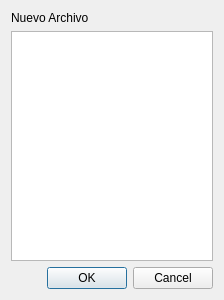
<?xml version="1.0" encoding="UTF-8"?>
<ui version="4.0">
 <class>nArchivo</class>
 <widget class="QDialog" name="nArchivo">
  <property name="geometry">
   <rect>
    <x>0</x>
    <y>0</y>
    <width>224</width>
    <height>300</height>
   </rect>
  </property>
  <property name="windowTitle">
   <string>Dialog</string>
  </property>
  <layout class="QHBoxLayout" name="horizontalLayout">
   <item>
    <layout class="QVBoxLayout" name="verticalLayout_2">
     <item>
      <widget class="QLabel" name="label">
       <property name="text">
        <string>Nuevo Archivo</string>
       </property>
      </widget>
     </item>
     <item>
      <layout class="QVBoxLayout" name="verticalLayout">
       <item>
        <widget class="QTextEdit" name="textEdit"/>
       </item>
       <item>
        <widget class="QDialogButtonBox" name="buttonBox">
         <property name="orientation">
          <enum>Qt::Horizontal</enum>
         </property>
         <property name="standardButtons">
          <set>QDialogButtonBox::Cancel|QDialogButtonBox::Ok</set>
         </property>
        </widget>
       </item>
      </layout>
     </item>
    </layout>
   </item>
  </layout>
 </widget>
 <resources/>
 <connections>
  <connection>
   <sender>buttonBox</sender>
   <signal>accepted()</signal>
   <receiver>nArchivo</receiver>
   <slot>accept()</slot>
   <hints>
    <hint type="sourcelabel">
     <x>248</x>
     <y>254</y>
    </hint>
    <hint type="destinationlabel">
     <x>157</x>
     <y>274</y>
    </hint>
   </hints>
  </connection>
  <connection>
   <sender>buttonBox</sender>
   <signal>rejected()</signal>
   <receiver>nArchivo</receiver>
   <slot>reject()</slot>
   <hints>
    <hint type="sourcelabel">
     <x>316</x>
     <y>260</y>
    </hint>
    <hint type="destinationlabel">
     <x>286</x>
     <y>274</y>
    </hint>
   </hints>
  </connection>
 </connections>
</ui>
